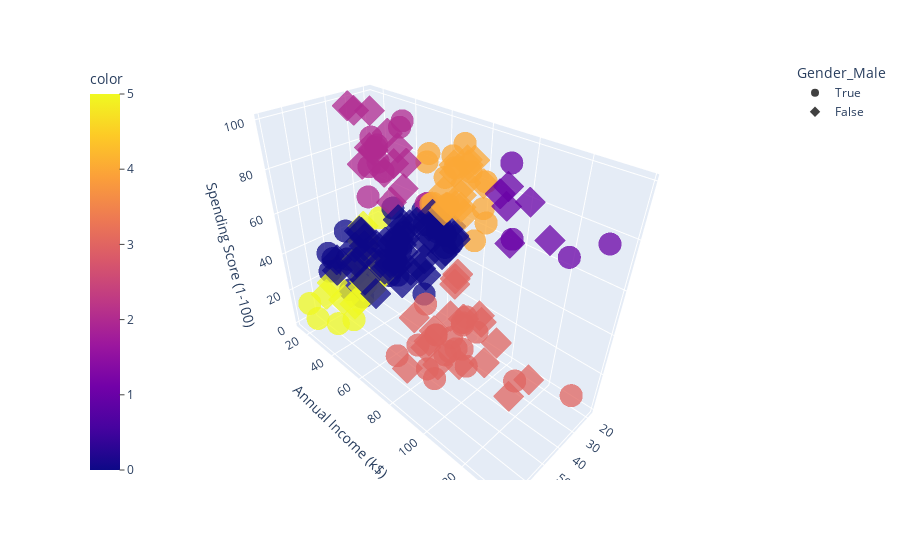

Notebook source saved alongside this figure:
### Code cell
# Interactive 3D scatter plot of customers for k=6
import plotly.express as px
fig = px.scatter_3d(
    df,
    x='Age',
    y='Annual Income (k$)',
    z='Spending Score (1-100)',
    color=model_ksix.fit_predict(df),
    symbol='Gender_Male',
    opacity=0.75
    )
fig.update_layout(coloraxis_colorbar=dict(yanchor='top', y=1, x=0, ticks='outside'))

### Figure 1 — Plotly figure (JSON) as saved in the notebook; plotly's stock layout.template omitted (floating-point values rounded to 4 significant figures)
{"data": [{"hovertemplate": "Gender_Male=True<br>Age=%{x}<br>Annual Income (k$)=%{y}<br>Spending Score (1-100)=%{z}<br>color=%{marker.color}<extra></extra>", "legendgroup": "True", "marker": {"color": [5, 2, 5, 5, 5, 2, 2, 5, 5, 2, 2, 2, 2, 5, 5, 2, 2, 5, 0, 0, 0, 0, 0, 0, 0, 0, 2, 2, 0, 0, 0, 0, 0, 0, 0, 0, 0, 0, 0, 0, 0, 0, 0, 0, 0, 0, 0, 0, 0, 0, 4, 0, 4, 3, 4, 3, 4, 3, 4, 3, 4, 3, 4, 3, 4, 3, 4, 3, 3, 3, 3, 3, 4, 3, 4, 3, 4, 3, 4, 3, 4, 3, 1, 1, 3, 1, 3, 1], "coloraxis": "coloraxis", "opacity": 0.75, "symbol": "circle"}, "mode": "markers", "name": "True", "scene": "scene", "showlegend": true, "type": "scatter3d", "x": [19, 21, 64, 67, 37, 22, 20, 52, 35, 25, 31, 29, 35, 60, 53, 18, 24, 48, 33, 59, 47, 69, 53, 70, 19, 63, 18, 19, 70, 59, 26, 40, 57, 38, 67, 48, 18, 48, 24, 48, 20, 67, 26, 49, 54, 68, 66, 65, 19, 27, 39, 43, 40, 59, 38, 47, 39, 20, 32, 19, 32, 25, 28, 48, 34, 43, 39, 37, 34, 19, 50, 42, 32, 40, 28, 36, 36, 58, 27, 59, 35, 46, 30, 28, 33, 32, 32, 30], "y": [15, 15, 19, 19, 20, 20, 21, 23, 24, 24, 25, 28, 28, 30, 33, 33, 38, 39, 42, 43, 43, 44, 46, 46, 46, 48, 48, 48, 49, 54, 54, 54, 54, 54, 54, 54, 59, 60, 60, 61, 61, 62, 62, 62, 63, 63, 63, 63, 64, 67, 69, 71, 71, 71, 71, 71, 71, 73, 73, 74, 75, 77, 77, 77, 78, 78, 78, 78, 78, 81, 85, 86, 87, 87, 87, 87, 87, 88, 88, 93, 93, 98, 99, 101, 113, 126, 137, 137], "z": [39, 81, 3, 14, 13, 79, 66, 29, 35, 73, 73, 82, 61, 4, 4, 92, 92, 36, 60, 60, 41, 46, 46, 56, 55, 51, 59, 59, 55, 47, 54, 48, 51, 55, 41, 46, 41, 49, 52, 42, 49, 59, 55, 56, 46, 43, 48, 52, 46, 56, 91, 35, 95, 11, 75, 9, 75, 5, 73, 10, 93, 12, 97, 36, 90, 17, 88, 1, 1, 5, 26, 20, 63, 13, 75, 10, 92, 15, 69, 14, 90, 15, 97, 68, 8, 74, 18, 83]}, {"hovertemplate": "Gender_Male=False<br>Age=%{x}<br>Annual Income (k$)=%{y}<br>Spending Score (1-100)=%{z}<br>color=%{marker.color}<extra></extra>", "legendgroup": "False", "marker": {"color": [5, 2, 5, 2, 5, 2, 2, 2, 5, 2, 5, 2, 5, 5, 5, 5, 2, 2, 5, 2, 5, 2, 5, 2, 5, 2, 5, 2, 0, 0, 0, 0, 0, 0, 0, 0, 0, 0, 0, 0, 0, 0, 0, 0, 0, 0, 0, 0, 0, 0, 0, 0, 0, 0, 0, 0, 0, 0, 0, 0, 0, 0, 0, 0, 0, 0, 0, 0, 0, 0, 0, 0, 0, 3, 4, 3, 4, 4, 3, 4, 3, 3, 4, 4, 3, 3, 4, 3, 4, 4, 4, 3, 4, 4, 4, 4, 3, 3, 4, 3, 1, 1, 3, 3, 3, 1, 3, 1, 1, 3, 1, 3], "coloraxis": "coloraxis", "opacity": 0.75, "symbol": "diamond"}, "mode": "markers", "name": "False", "scene": "scene", "showlegend": true, "type": "scatter3d", "x": [20, 23, 31, 22, 35, 23, 30, 35, 58, 24, 35, 35, 46, 54, 45, 40, 23, 21, 49, 21, 42, 30, 36, 20, 65, 31, 49, 24, 50, 27, 29, 31, 49, 31, 50, 51, 27, 67, 54, 43, 68, 32, 47, 60, 60, 45, 23, 49, 46, 21, 55, 22, 34, 50, 68, 40, 32, 47, 27, 23, 49, 21, 66, 19, 38, 18, 19, 63, 49, 51, 50, 38, 40, 23, 31, 25, 31, 29, 44, 35, 57, 28, 32, 32, 34, 44, 38, 47, 27, 30, 30, 56, 29, 31, 36, 33, 36, 52, 30, 37, 32, 29, 41, 54, 41, 36, 34, 32, 38, 47, 35, 45], "y": [16, 16, 17, 17, 18, 18, 19, 19, 20, 20, 21, 23, 25, 28, 28, 29, 29, 30, 33, 33, 34, 34, 37, 37, 38, 39, 39, 39, 40, 40, 40, 40, 42, 43, 43, 44, 46, 47, 47, 48, 48, 48, 49, 50, 50, 54, 54, 54, 54, 54, 57, 57, 58, 58, 59, 60, 60, 60, 60, 62, 62, 62, 63, 63, 64, 65, 65, 65, 65, 67, 67, 67, 69, 70, 70, 72, 72, 73, 73, 74, 75, 76, 76, 77, 78, 78, 78, 78, 78, 78, 78, 79, 79, 81, 85, 86, 87, 88, 88, 97, 97, 98, 99, 101, 103, 103, 103, 103, 113, 120, 120, 126], "z": [6, 77, 40, 76, 6, 94, 72, 99, 15, 77, 35, 98, 5, 14, 32, 31, 87, 73, 14, 81, 17, 73, 26, 75, 35, 61, 28, 65, 55, 47, 42, 42, 52, 54, 45, 50, 51, 52, 59, 50, 48, 47, 42, 49, 56, 53, 52, 42, 44, 57, 58, 55, 60, 46, 55, 40, 42, 47, 50, 41, 48, 42, 50, 54, 42, 48, 50, 43, 59, 43, 57, 40, 58, 29, 77, 34, 71, 88, 7, 72, 5, 40, 87, 74, 22, 20, 76, 16, 89, 78, 73, 35, 83, 93, 75, 95, 27, 13, 86, 32, 86, 88, 39, 24, 17, 85, 23, 69, 91, 16, 79, 28]}], "layout": {"coloraxis": {"colorbar": {"ticks": "outside", "title": {"text": "color"}, "x": 0, "y": 1, "yanchor": "top"}, "colorscale": [[0, "#0d0887"], [0.1111, "#46039f"], [0.2222, "#7201a8"], [0.3333, "#9c179e"], [0.4444, "#bd3786"], [0.5556, "#d8576b"], [0.6667, "#ed7953"], [0.7778, "#fb9f3a"], [0.8889, "#fdca26"], [1, "#f0f921"]]}, "legend": {"title": {"text": "Gender_Male"}, "tracegroupgap": 0}, "margin": {"t": 60}, "scene": {"domain": {"x": [0, 1], "y": [0, 1]}, "xaxis": {"title": {"text": "Age"}}, "yaxis": {"title": {"text": "Annual Income (k$)"}}, "zaxis": {"title": {"text": "Spending Score (1-100)"}}}}}
